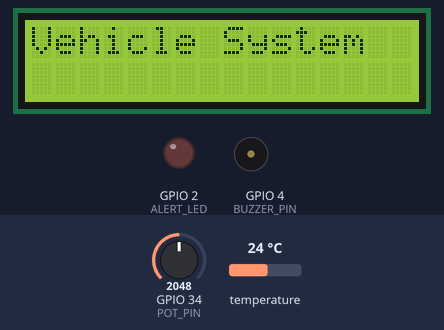
Bench run of a sketch on a simulated ESP32. Parts: 16×2 character LCD, output pins drawn as LEDs (lit = HIGH), buzzer (waves = sounding, pin HIGH). The test bench sets the inputs (shaded band); at power-on: temperature 24 °C, GPIO 34 (POT_PIN) = 2048. Random numbers use the default seed unless the sketch sets one; what the sketch prints to the serial monitor is not drawn.

Above: at 6.7 s.
At 8.5 s:
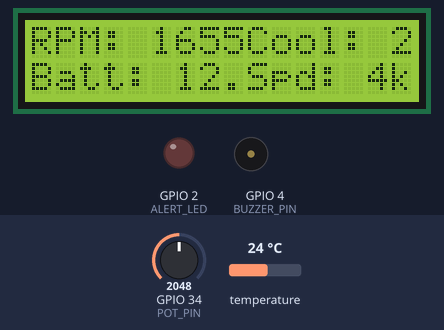
8.6 s: temperature set to 39.4 °C
At 15.3 s:
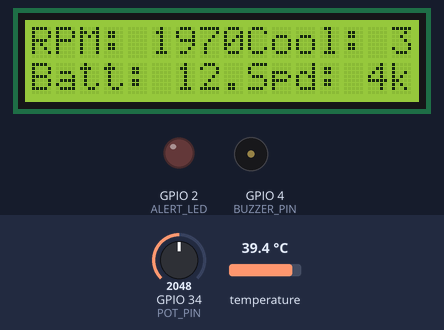
21.2 s: temperature set to 40.6 °C
At 30.8 s:
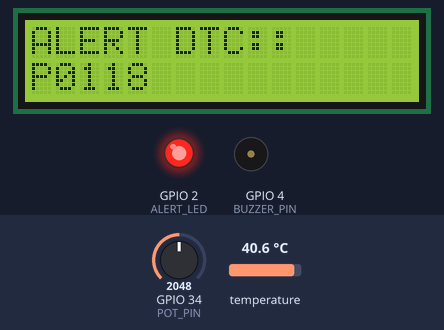
31.1 s: GPIO 34 (POT_PIN) set to 1706
At 42.9 s:
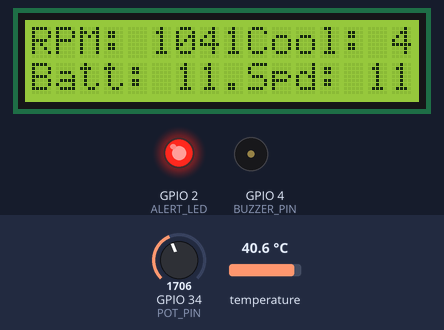
44.8 s: GPIO 34 (POT_PIN) set to 1603
Timing chart, 0 to 58.9 s (numbered marks = the images above; inputs shaded):
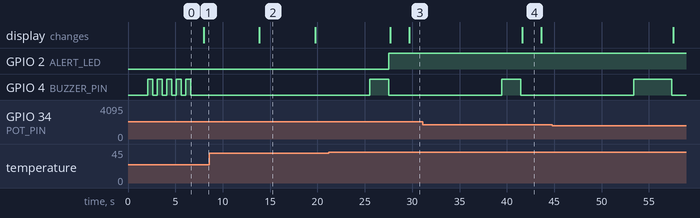

Measured:
- the behaviour switches between 40 and 40.1 °C on temperature (found by bisection; images 2 and 3)
- after the input at 21.2 s, GPIO 2 (ALERT_LED): LOW → HIGH after 6.3 s; GPIO 4 (BUZZER_PIN): LOW → HIGH after 4.3 s, → LOW 2.0 s later
- by itself, GPIO 4 (BUZZER_PIN): alternates HIGH for 0.50 s and LOW for 0.50 s, 10 changes in all, then stays LOW
- what the display in image 2 shows lasts 5.8 s, from 13.9 s to 19.7 s
- what the display in image 4 shows lasts 2.0 s, from 41.6 s to 43.6 s

The sketch:

sketch.ino
```cpp
//Eesha Pedakota
//22BCE3637

#include <Arduino.h>
#include <OneWire.h>
#include <DallasTemperature.h>
#include <LiquidCrystal_I2C.h>

// DS18B20 Configuration
#define ONE_WIRE_BUS 15       // GPIO15 for DS18B20 data
OneWire oneWire(ONE_WIRE_BUS);
DallasTemperature sensors(&oneWire);

// Potentiometer Configuration
#define POT_PIN 34            // Analog pin for potentiometer

// Pin Definitions
#define ALERT_LED 2           // LED pin
#define BUZZER_PIN 4          // Buzzer pin

// LCD Configuration
LiquidCrystal_I2C lcd(0x27, 16, 2); // I2C address 0x27, 16 columns, 2 rows

// Mock OBD-II parameters with initial values
String engineRPM = "1200";
String coolantTemp = "82";
String batteryVoltage = "12.6";
String throttlePosition = "15";
String fuelLevel = "75";
String timingAdvance = "12.5";
String engineLoad = "34";
String speed = "0";
bool engineCheck = false;

// Mock GPS parameters
float latitude = 12.971598; // Example: Bangalore, India
float longitude = 77.594566;

// DTC Management
String activeDTCs[3] = {"", "", ""};
bool hasDTCs = false;
int dtcCounter = 0;

// Buzzer test state
bool buzzerTestMode = true;
unsigned long buzzerTestStartTime = 0;
const unsigned long BUZZER_TEST_DURATION = 5000; // 5 seconds test duration

// Debug flag
bool debugMode = true;

void setup() {
  Serial.begin(115200);
  pinMode(ALERT_LED, OUTPUT);
  pinMode(BUZZER_PIN, OUTPUT);
  pinMode(POT_PIN, INPUT);

  sensors.begin(); // Initialize DS18B20
  lcd.init();      // Initialize LCD
  lcd.backlight(); // Turn on backlight

  lcd.setCursor(0, 0);
  lcd.print("Vehicle System");
  delay(2000); // Display startup message for 2 seconds

  Serial.println("\n============================================");
  Serial.println("Enhanced Vehicle Diagnostics System");
  Serial.println("============================================");

  // Buzzer test sequence
  Serial.println("Starting buzzer test sequence...");
  buzzerTestStartTime = millis();
}

void loop() {
  // First, handle buzzer test if active
  if (buzzerTestMode) {
    runBuzzerTest();
    return; // Skip regular monitoring during test
  }

  // Read actual temperature from DS18B20
  sensors.requestTemperatures();
  float currentTemp = sensors.getTempCByIndex(0);

  // Read potentiometer value and map it to battery voltage range (11.0V - 13.0V)
  int potValue = analogRead(POT_PIN);
  // Improved mapping for more intuitive control
  float voltage = map(potValue, 0, 4095, 110, 130) / 10.0;
  batteryVoltage = String(voltage, 1); // Format to 1 decimal place

  if (debugMode) {
    Serial.print("Potentiometer raw value: ");
    Serial.print(potValue);
    Serial.print(", Mapped battery voltage: ");
    Serial.println(batteryVoltage);
  }

  // Update simulated OBD-II parameters with realistic values
  updateOBDParameters(currentTemp);

  // Check and generate DTCs based on current parameters
  checkAndGenerateDTCs(currentTemp);

  //Control LED based on DTC status
  if (hasDTCs) {
    digitalWrite(ALERT_LED, HIGH); // Turn on LED if there are active DTCs
  } else {
    digitalWrite(ALERT_LED, LOW); // Turn off LED if no DTCs are active
  }
  // Display enhanced dashboard
  displayEnhancedDashboard(currentTemp);

  // If there are active DTCs, display them
  if (hasDTCs) {
    displayDTCs();
  }

  // Update LCD display with diagnostics data
  updateLCD(currentTemp);

  delay(5000); // Update every cycle (5 seconds)
}

void updateOBDParameters(float currentTemp) {
  int baseRPM = 800; // Idle RPM
  int throttle = throttlePosition.toInt();

  int rpm;

  if (engineCheck) {
    rpm = baseRPM + random(0, 200) + (throttle * random(10,20));
  } else {
    rpm = baseRPM + throttle * random(50,100);
  }
  engineRPM = String(rpm);

  // Calculate new fuel level (ensure non-negative)
  int newFuel = fuelLevel.toInt() - random(0, 2);
  if (newFuel < 0) newFuel = 0;
  fuelLevel = String(newFuel);

  coolantTemp = String((int)currentTemp);
  timingAdvance = String(8 + (random(0, 10) / 2.0));
  engineLoad = String(20 + (throttle / 2) + random(0, 15));

  // Fixed speed calculation to ensure non-negative values
  int currentSpeed = speed.toInt();

  if (throttle > 10) {
    currentSpeed = currentSpeed + random(-2, 5);
  } else {
    currentSpeed = currentSpeed - random(1, 4);
  }
  // Ensure speed stays within valid range
  if (currentSpeed < 0) currentSpeed = 0;
  if (currentSpeed > 120) currentSpeed = 120;

  speed = String(currentSpeed);

  if (currentSpeed > 0) {
    latitude += (random(-10, 10) / 10000.0);
    longitude += (random(-10, 10) / 10000.0);
  }
}

void checkAndGenerateDTCs(float currentTemp){
  bool dtcStatusChanged = false;

  // Temperature-based DTC
  if (currentTemp > 40.0) {
    if (addDTC("P0118", "Engine Coolant Temperature Circuit High")) {
      dtcStatusChanged = true;
    }
    // Also trigger an alert when temperature is critical
    sendAlert("ENGINE OVERHEATING: " + String(currentTemp, 1) + "°C");
  } else {
    if (removeDTC("P0118")) {
      dtcStatusChanged = true;
    }
  }

  // Battery voltage DTC
  if (batteryVoltage.toFloat() < 11.8) {
    if (addDTC("P0562", "System Voltage Low")) {
      dtcStatusChanged = true;
    }
    // Also trigger an alert when battery voltage is low
    sendAlert("LOW BATTERY VOLTAGE: " + batteryVoltage + "V");
  } else {
    if (removeDTC("P0562")) {
      dtcStatusChanged = true;
    }
  }

  // Throttle position sensor issue
  if (throttlePosition.toInt() < 5 && speed.toInt() > 30) {
    if (addDTC("P0123", "Throttle Position Sensor High Input")) {
      dtcStatusChanged = true;
    }
  } else {
    if (removeDTC("P0123")) {
      dtcStatusChanged = true;
    }
  }

  // Set engine check light based on DTC presence
  engineCheck = hasDTCs;

  // Only clear DTCs periodically if there's no indication to keep them
  dtcCounter++;
  if (dtcCounter >= 20 && !hasDTCs) {
    clearDTCs();
    dtcCounter = 0;
  }
}

// Improved DTC management with return value indicating whether a change occurred
bool addDTC(String code, String description) {
  // Check if DTC already exists
  for (int i = 0; i < 3; i++) {
    if (activeDTCs[i].startsWith(code)) {
      return false; // DTC already exists, no change
    }
  }

  // Find an empty slot for the DTC
  for (int i = 0; i < 3; i++) {
    if (activeDTCs[i] == "") {
      activeDTCs[i] = code + ": " + description;
      hasDTCs = true;
      return true; // DTC added, change occurred
    }
  }

  return false; // No slot available, no change
}

// Improved removeDTC function with return value
bool removeDTC(String code) {
  for (int i = 0; i < 3; i++) {
    if (activeDTCs[i].startsWith(code)) {
      // Clear the DTC slot
      activeDTCs[i] = "";

      // Shift remaining DTCs up to fill the gap
      for (int j = i; j < 2; j++) {
        activeDTCs[j] = activeDTCs[j + 1];
      }
      activeDTCs[2] = ""; // Clear the last slot

      // Check if any DTCs are still active
      hasDTCs = false;
      for (int k = 0; k < 3; k++) {
        if (activeDTCs[k] != "") {
          hasDTCs = true;
          break;
        }
      }

      return true; // DTC was removed, change occurred
    }
  }

  return false; // DTC wasn't found, no change
}

void clearDTCs() {
  for (int i = 0; i < 3; i++) {
    activeDTCs[i] = "";
  }
  hasDTCs = false;
  engineCheck = false;
}

void updateLCD(float temp) {
    lcd.clear();

    lcd.setCursor(0,0);
    lcd.print("RPM: ");
    lcd.print(engineRPM);

    lcd.setCursor(9,0);
    lcd.print("Cool: ");
    lcd.print(temp,1);

    lcd.setCursor(0,1);
    lcd.print("Batt: ");
    lcd.print(batteryVoltage+"V");

    lcd.setCursor(9,1);
    lcd.print("Spd: ");
    lcd.print(speed+"km/h");

     // Display DTC warnings if there are active DTCs
    if (hasDTCs) {
        delay(2000); // Show diagnostics first
        lcd.clear();
        lcd.setCursor(0,0);
        lcd.print("Active DTC:");

        for (int i=0; i<3; i++) {
            if (activeDTCs[i] != "") {
                lcd.setCursor(0,0);
                lcd.print("ALERT DTC:");
                lcd.setCursor(0,1);
                lcd.print(activeDTCs[i].substring(0,5));
                delay(2000); // Show each DTC for a while
            }
        }

        delay(2000); // Return to diagnostics after showing DTCs
    }
}
void runBuzzerTest() {
  unsigned long currentTime = millis();
  unsigned long elapsedTime = currentTime - buzzerTestStartTime;

  if (elapsedTime < BUZZER_TEST_DURATION) {
    // Alternate buzzer on/off every 500ms during test period
    if ((elapsedTime / 500) % 2 == 0) {
      digitalWrite(BUZZER_PIN, HIGH);
      Serial.println("Buzzer Test: ON");
    } else {
      digitalWrite(BUZZER_PIN, LOW);
      Serial.println("Buzzer Test: OFF");
    }
    delay(500);
  } else {
    // End test mode after duration expires
    buzzerTestMode = false;
    digitalWrite(BUZZER_PIN, LOW);
    Serial.println("Buzzer test completed. Starting regular monitoring...");
  }
}

void sendAlert(String message) {
  digitalWrite(BUZZER_PIN, HIGH);

  Serial.println("\n⚠️ ALERT ⚠️");
  Serial.println(message);
  Serial.println("Location: " + String(latitude, 6) + ", " + String(longitude, 6));

  delay(2000);

  digitalWrite(BUZZER_PIN, LOW);
  // Keep LED on as long as there are active DTCs
}

void displayEnhancedDashboard(float temp) {
  Serial.println("\n┌─────────────────────────────────┐");
  Serial.println("│      VEHICLE DIAGNOSTICS        │");
  Serial.println("├─────────────────────────────────┤");

  Serial.print("│ RPM: ");
  Serial.print(engineRPM);
  printSpaces(13 - engineRPM.length());
  Serial.print("│ Coolant: ");
  String tempStr = String(temp, 1) + "°C";
  Serial.print(tempStr);
  printSpaces(11 - tempStr.length());
  Serial.println("│");

  Serial.print("│ Throttle: ");
  Serial.print(throttlePosition + "%");
  printSpaces(8 - throttlePosition.length());
  Serial.print("│ Battery: ");
  Serial.print(batteryVoltage + "V");
  printSpaces(11 - batteryVoltage.length());
  Serial.println("│");

  Serial.print("│ Fuel: ");
  Serial.print(fuelLevel + "%");
  printSpaces(11 - fuelLevel.length());
  Serial.print("│ Speed: ");
  Serial.print(speed + " km/h");
  printSpaces(11 - speed.length());
  Serial.println("│");

  Serial.println("├────────────────┴────────────────┤");
  Serial.println("│ DIAGNOSTIC STATUS               │");
  Serial.println("├─────────────────────────────────┤");
  Serial.print("│ Check Engine: ");
  Serial.print(engineCheck ? "ON " : "OFF");
  printSpaces(17);
  Serial.println("│");

  Serial.print("│ Temp Status: ");
  if (temp > 40.0) {
    Serial.print("CRITICAL");
    printSpaces(11);
  } else if (temp > 30.0) {
    Serial.print("WARNING");
    printSpaces(13);
  } else if (temp > 20.0) {
    Serial.print("NORMAL");
    printSpaces(14);
  } else {
    Serial.print("COLD");
    printSpaces(16);
  }
  Serial.println("│");

  Serial.println("└─────────────────────────────────┘");
}

void displayDTCs() {
  Serial.println("\n┌─────────────────────────────────┐");
  Serial.println("│ DIAGNOSTIC TROUBLE CODES        │");
  Serial.println("├─────────────────────────────────┤");

  bool hasPrinted = false;

  for (int i = 0; i < 3; i++) {
    if (activeDTCs[i] != "") {
      hasPrinted = true;
      Serial.print("│ ");
      Serial.print(activeDTCs[i]);
      printSpaces(31 - activeDTCs[i].length());
      Serial.println("│");
    }
  }

  if (!hasPrinted) {
    Serial.println("│ No active DTCs                   │");
  }

  Serial.println("└─────────────────────────────────┘");
}

void printSpaces(int count) {
  if (count < 0) count = 0; // Safety check
  for (int i = 0; i < count; i++) {
    Serial.print(" ");
  }
}
```
